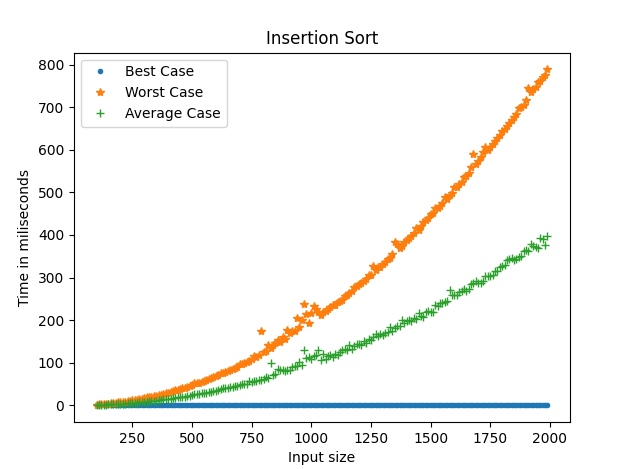

Python code for this plot:
import matplotlib.pyplot as plt
import numpy as np
import time
import random
from insertion_sort import insertionSort


input_sizes = range(100, 2000, 10)

insertion_best_case_time = []
insertion_worst_case_time = []
insertion_avg_case_time = []

def case_insertion_sort(inputSeq):
    start_time = time.time()
    insertionSort(inputSeq)
    end_time = time.time()
    diff = ( end_time - start_time) * 1000
    return diff

# for insertion sort
for i in input_sizes:
    #creating list of number but in reverse order
    worst_case_values = np.arange(i, 0, -1)
    #creating a list of number having length i
    best_case_values = np.arange(0, i)
    #creating a list of number having length i + shuffling element
    avg_case_values = np.arange(0, i)
    random.shuffle(avg_case_values)

    #timing of different cases
    
    best_time_in_ms = case_insertion_sort(best_case_values)
    avg_time_in_ms = case_insertion_sort(avg_case_values)
    worst_time_in_ms = case_insertion_sort(worst_case_values)

    #append list of time for plotting
    insertion_best_case_time.append(best_time_in_ms)
    insertion_worst_case_time.append(worst_time_in_ms)
    insertion_avg_case_time.append(avg_time_in_ms)

plt.plot(input_sizes, insertion_best_case_time, ".", label="Best Case")
plt.plot(input_sizes, insertion_worst_case_time, "*", label="Worst Case")
plt.plot(input_sizes, insertion_avg_case_time, "+", label="Average Case")
plt.xlabel("Input size")
plt.ylabel("Time in miliseconds")
plt.title("Insertion Sort")
plt.legend()

plt.show()
